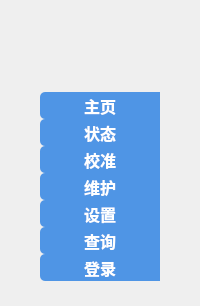
    <widget class="QWidget" name="menuWidget" native="true">
     <property name="autoFillBackground">
      <bool>true</bool>
     </property>
     <property name="styleSheet">
      <string notr="true">QTabWidget{background:rgb(255,255,255);}
QTabBar::tab{
height:35px;
color:black;
background:rgb(200,200,200);
border:1px solid rgb(100,100,100);
min-width:105px;
}
QTabBar::tab:selected{background:white;}
QTabBar::scroller{width:60;}

QToolButton{background-color: rgb(79,149,229);color:white;border:none;border-bottom-left-radius:5px;border-top-left-radius:5px;}
QToolButton::checked{background-color:white; color:black;}</string>
     </property>
     <layout class="QGridLayout" name="gridLayout">
      <property name="margin">
       <number>0</number>
      </property>
      <property name="spacing">
       <number>0</number>
      </property>
      <item row="0" column="0">
       <layout class="QVBoxLayout" name="verticalLayout_2">
        <item>
         <widget class="QLabel" name="logo">
          <property name="minimumSize">
           <size>
            <width>120</width>
            <height>92</height>
           </size>
          </property>
          <property name="maximumSize">
           <size>
            <width>120</width>
            <height>92</height>
           </size>
          </property>
          <property name="pixmap">
           <pixmap resource="res/qtres.qrc">:/logo.jpg</pixmap>
          </property>
          <property name="scaledContents">
           <bool>true</bool>
          </property>
         </widget>
        </item>
        <item>
         <widget class="QToolButton" name="statusButton">
          <property name="sizePolicy">
           <sizepolicy hsizetype="Minimum" vsizetype="Preferred">
            <horstretch>0</horstretch>
            <verstretch>0</verstretch>
           </sizepolicy>
          </property>
          <property name="minimumSize">
           <size>
            <width>120</width>
            <height>0</height>
           </size>
          </property>
          <property name="maximumSize">
           <size>
            <width>120</width>
            <height>16777215</height>
           </size>
          </property>
          <property name="font">
           <font>
            <family>宋体</family>
            <pointsize>12</pointsize>
            <weight>75</weight>
            <bold>true</bold>
           </font>
          </property>
          <property name="text">
           <string>主页</string>
          </property>
          <property name="icon">
           <iconset resource="res/qtres.qrc">
            <normaloff>:/homew.png</normaloff>:/homew.png</iconset>
          </property>
          <property name="iconSize">
           <size>
            <width>32</width>
            <height>32</height>
           </size>
          </property>
          <property name="checkable">
           <bool>true</bool>
          </property>
          <property name="toolButtonStyle">
           <enum>Qt::ToolButtonTextBesideIcon</enum>
          </property>
         </widget>
        </item>
        <item>
         <widget class="QToolButton" name="measureButton">
          <property name="sizePolicy">
           <sizepolicy hsizetype="Minimum" vsizetype="Preferred">
            <horstretch>0</horstretch>
            <verstretch>0</verstretch>
           </sizepolicy>
          </property>
          <property name="minimumSize">
           <size>
            <width>120</width>
            <height>0</height>
           </size>
          </property>
          <property name="maximumSize">
           <size>
            <width>120</width>
            <height>16777215</height>
           </size>
          </property>
          <property name="font">
           <font>
            <family>宋体</family>
            <pointsize>12</pointsize>
            <weight>75</weight>
            <bold>true</bold>
           </font>
          </property>
          <property name="text">
           <string>状态</string>
          </property>
          <property name="icon">
           <iconset resource="res/qtres.qrc">
            <normaloff>:/measurew.png</normaloff>:/measurew.png</iconset>
          </property>
          <property name="iconSize">
           <size>
            <width>32</width>
            <height>32</height>
           </size>
          </property>
          <property name="checkable">
           <bool>true</bool>
          </property>
          <property name="toolButtonStyle">
           <enum>Qt::ToolButtonTextBesideIcon</enum>
          </property>
         </widget>
        </item>
        <item>
         <widget class="QToolButton" name="calibrationButton">
          <property name="sizePolicy">
           <sizepolicy hsizetype="Minimum" vsizetype="Preferred">
            <horstretch>0</horstretch>
            <verstretch>0</verstretch>
           </sizepolicy>
          </property>
          <property name="minimumSize">
           <size>
            <width>120</width>
            <height>0</height>
           </size>
          </property>
          <property name="maximumSize">
           <size>
            <width>120</width>
            <height>16777215</height>
           </size>
          </property>
          <property name="font">
           <font>
            <family>宋体</family>
            <pointsize>12</pointsize>
            <weight>75</weight>
            <bold>true</bold>
           </font>
          </property>
          <property name="text">
           <string>校准</string>
          </property>
          <property name="icon">
           <iconset resource="res/qtres.qrc">
            <normaloff>:/calibrationw.png</normaloff>:/calibrationw.png</iconset>
          </property>
          <property name="iconSize">
           <size>
            <width>32</width>
            <height>32</height>
           </size>
          </property>
          <property name="checkable">
           <bool>true</bool>
          </property>
          <property name="checked">
           <bool>false</bool>
          </property>
          <property name="toolButtonStyle">
           <enum>Qt::ToolButtonTextBesideIcon</enum>
          </property>
         </widget>
        </item>
        <item>
         <widget class="QToolButton" name="maintenanceButton">
          <property name="sizePolicy">
           <sizepolicy hsizetype="Minimum" vsizetype="Preferred">
            <horstretch>0</horstretch>
            <verstretch>0</verstretch>
           </sizepolicy>
          </property>
          <property name="minimumSize">
           <size>
            <width>120</width>
            <height>0</height>
           </size>
          </property>
          <property name="maximumSize">
           <size>
            <width>120</width>
            <height>16777215</height>
           </size>
          </property>
          <property name="font">
           <font>
            <family>宋体</family>
            <pointsize>12</pointsize>
            <weight>75</weight>
            <bold>true</bold>
           </font>
          </property>
          <property name="text">
           <string>维护</string>
          </property>
          <property name="icon">
           <iconset resource="res/qtres.qrc">
            <normaloff>:/maintainw.png</normaloff>:/maintainw.png</iconset>
          </property>
          <property name="iconSize">
           <size>
            <width>32</width>
            <height>32</height>
           </size>
          </property>
          <property name="checkable">
           <bool>true</bool>
          </property>
          <property name="toolButtonStyle">
           <enum>Qt::ToolButtonTextBesideIcon</enum>
          </property>
         </widget>
        </item>
        <item>
         <widget class="QToolButton" name="settingsButton">
          <property name="sizePolicy">
           <sizepolicy hsizetype="Minimum" vsizetype="Preferred">
            <horstretch>0</horstretch>
            <verstretch>0</verstretch>
           </sizepolicy>
          </property>
          <property name="minimumSize">
           <size>
            <width>120</width>
            <height>0</height>
           </size>
          </property>
          <property name="maximumSize">
           <size>
            <width>120</width>
            <height>16777215</height>
           </size>
          </property>
          <property name="font">
           <font>
            <family>宋体</family>
            <pointsize>12</pointsize>
            <weight>75</weight>
            <bold>true</bold>
           </font>
          </property>
          <property name="text">
           <string>设置</string>
          </property>
          <property name="icon">
           <iconset resource="res/qtres.qrc">
            <normaloff>:/settingsw.png</normaloff>:/settingsw.png</iconset>
          </property>
          <property name="iconSize">
           <size>
            <width>32</width>
            <height>32</height>
           </size>
          </property>
          <property name="checkable">
           <bool>true</bool>
          </property>
          <property name="toolButtonStyle">
           <enum>Qt::ToolButtonTextBesideIcon</enum>
          </property>
         </widget>
        </item>
        <item>
         <widget class="QToolButton" name="queryButton">
          <property name="sizePolicy">
           <sizepolicy hsizetype="Minimum" vsizetype="Preferred">
            <horstretch>0</horstretch>
            <verstretch>0</verstretch>
           </sizepolicy>
          </property>
          <property name="minimumSize">
           <size>
            <width>120</width>
            <height>0</height>
           </size>
          </property>
          <property name="maximumSize">
           <size>
            <width>120</width>
            <height>16777215</height>
           </size>
          </property>
          <property name="font">
           <font>
            <family>宋体</family>
            <pointsize>12</pointsize>
            <weight>75</weight>
            <bold>true</bold>
           </font>
          </property>
          <property name="text">
           <string>查询</string>
          </property>
          <property name="icon">
           <iconset resource="res/qtres.qrc">
            <normaloff>:/queryw.png</normaloff>:/queryw.png</iconset>
          </property>
          <property name="iconSize">
           <size>
            <width>32</width>
            <height>32</height>
           </size>
          </property>
          <property name="checkable">
           <bool>true</bool>
          </property>
          <property name="toolButtonStyle">
           <enum>Qt::ToolButtonTextBesideIcon</enum>
          </property>
         </widget>
        </item>
        <item>
         <widget class="QToolButton" name="loginButton">
          <property name="sizePolicy">
           <sizepolicy hsizetype="Minimum" vsizetype="Preferred">
            <horstretch>0</horstretch>
            <verstretch>0</verstretch>
           </sizepolicy>
          </property>
          <property name="minimumSize">
           <size>
            <width>120</width>
            <height>0</height>
           </size>
          </property>
          <property name="maximumSize">
           <size>
            <width>120</width>
            <height>16777215</height>
           </size>
          </property>
          <property name="font">
           <font>
            <family>宋体</family>
            <pointsize>12</pointsize>
            <weight>75</weight>
            <bold>true</bold>
           </font>
          </property>
          <property name="text">
           <string>登录</string>
          </property>
          <property name="icon">
           <iconset resource="res/qtres.qrc">
            <normaloff>:/userw.png</normaloff>:/userw.png</iconset>
          </property>
          <property name="iconSize">
           <size>
            <width>32</width>
            <height>32</height>
           </size>
          </property>
          <property name="toolButtonStyle">
           <enum>Qt::ToolButtonTextBesideIcon</enum>
          </property>
         </widget>
        </item>
       </layout>
      </item>
      <item row="1" column="0">
       <widget class="QLabel" name="label">
        <property name="sizePolicy">
         <sizepolicy hsizetype="Fixed" vsizetype="Fixed">
          <horstretch>0</horstretch>
          <verstretch>0</verstretch>
         </sizepolicy>
        </property>
        <property name="minimumSize">
         <size>
          <width>0</width>
          <height>25</height>
         </size>
        </property>
        <property name="maximumSize">
         <size>
          <width>25</width>
          <height>16777215</height>
         </size>
        </property>
        <property name="text">
         <string/>
        </property>
       </widget>
      </item>
     </layout>
    </widget>
